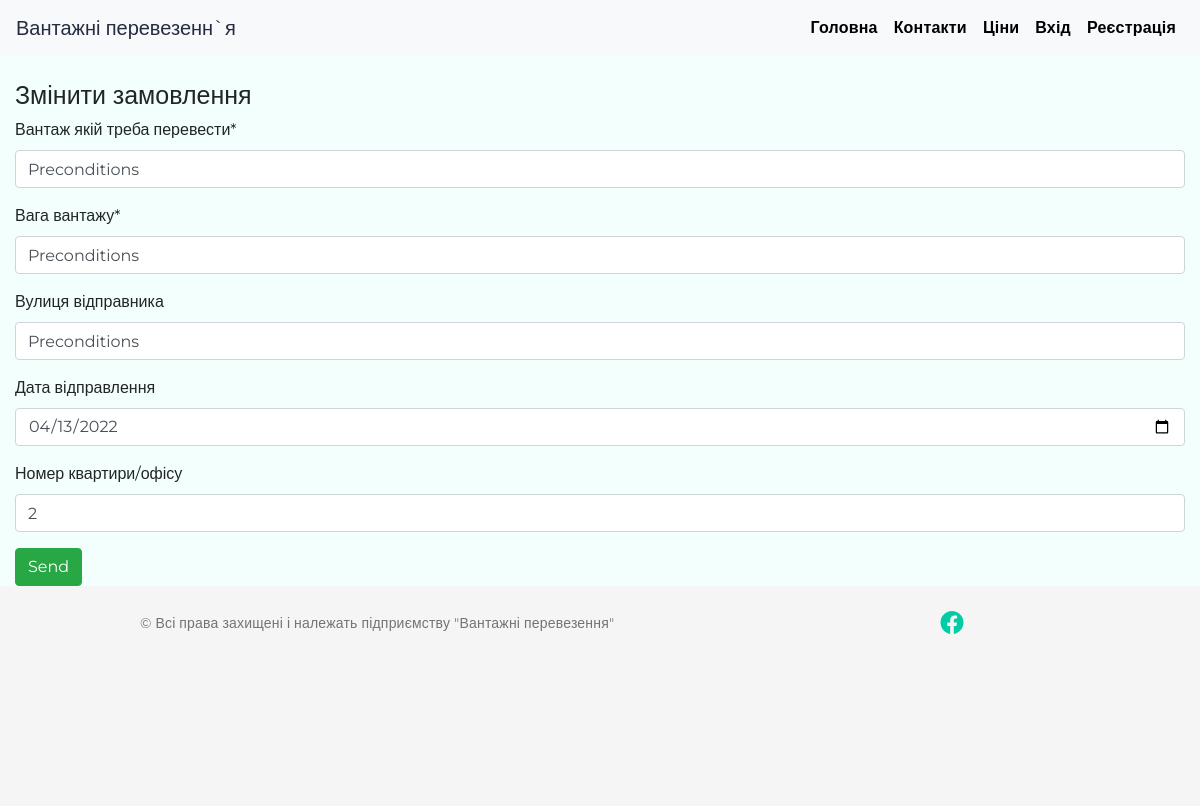
The page /orders/edit/1 on the database as committed earlier.
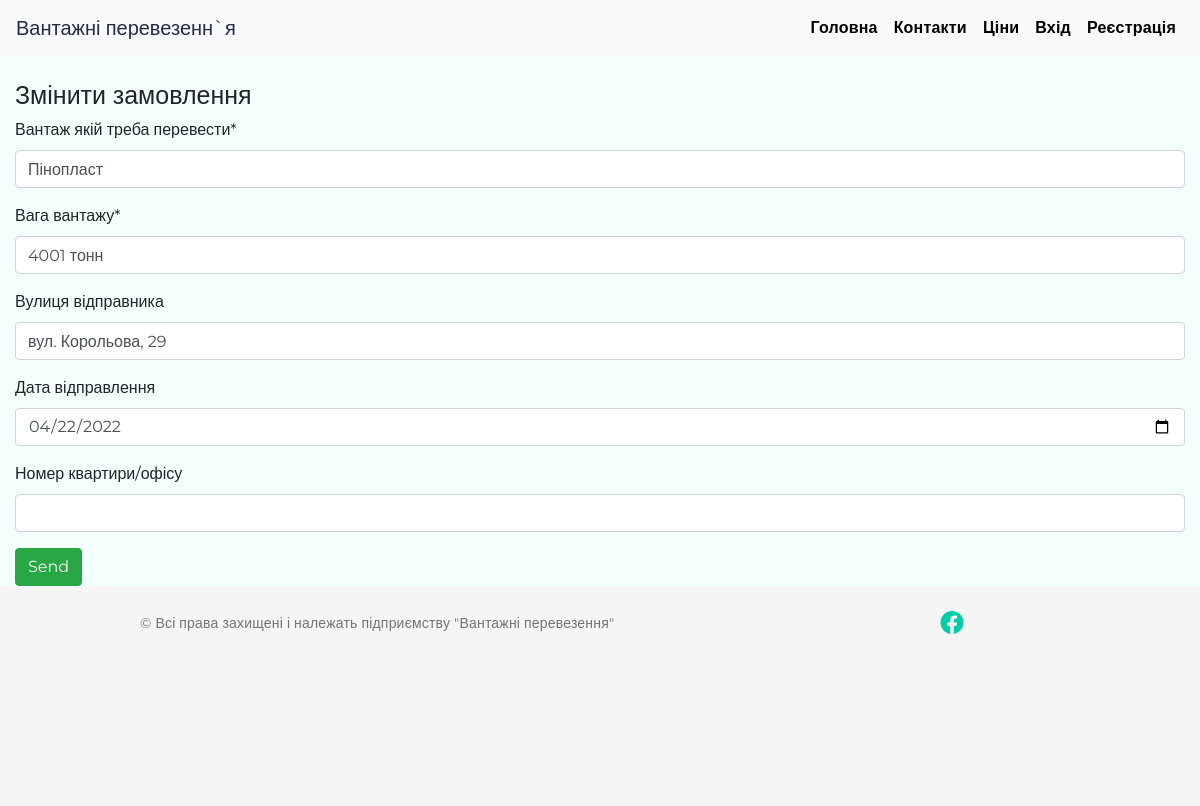
The same page on the database as committed later.
### app.py (models this page shows, shortened)
class Orders(db.Model):
    __tablename__ = "orders"
    id_orders = db.Column(db.Integer, primary_key = True)
    id_user= db.Column(db.Integer,db.ForeignKey('users.id_users'))
    cargo = db.Column(db.String(150))
    weight = db.Column(db.String(60))
    check_orders = db.Column(db.String(50),default = "В обробці")
    ts_orders = db.Column(db.DateTime,default = datetime.utcnow)
    city_sender= db.Column(db.Integer,db.ForeignKey('citys.id'))
    street_sender= db.Column(db.String(255))
    house_number = db.Column(db.Integer)
    date_senders = db.Column(db.Date)
    date_recipients = db.Column(db.Date)
    pay_method = db.Column(db.String(60))
    suma = db.Column(db.String(60),default ="__")
    user = db.relationship('Users', backref=db.backref("orders",overlaps ="citys,user",cascade="all, delete-orphan",lazy = "dynamic"),overlaps = "citys,users")
    city = db.relationship('Citys', backref=db.backref("orders", overlaps ="citys,users",cascade="all, delete-orphan",lazy = "dynamic"),overlaps = "citys,users")

### app.py (the view, shortened to what this page needs)
@app.route('/orders/edit/<int:id>',methods = ['GET', 'POST'])
def edit_order(id):
    order  = Orders.query.get_or_404(id)
    form = AddOrdersForm()
    form.city_sender.choices =  [(s.id,s.city) for s in Citys.query]
    form.cargo.data = order.cargo
    form.weight.data = order.weight
    form.city_sender.data = order.city
    form.street_sender.data = order.street_sender
    form.house_number.data = order.house_number
    form.date_senders.data = order.date_senders
    return render_template('edit_orders.html',form = form)

### app.py
class  AddOrdersForm(FlaskForm):
	  cargo = StringField("Вантаж якій треба перевести*",validators =[DataRequired()])
	  weight =  StringField("Вага вантажу*",validators =[DataRequired()])
	  city_sender = SelectField("Місто відправника(селище)",choices=[],validators = [DataRequired()])
	  street_sender =  StringField( "Вулиця відправника", validators = [DataRequired()],render_kw={"placeholder":"Вкажіть вулицю"}  )
	  house_number = StringField("Номер квартири/офісу")
	  date_senders = DateField("Дата відправлення",validators = [DataRequired()],format = '%Y-%m-%d')
	  pay_method = RadioField("Спосіб оплати", validators = [DataRequired()],choices=[('Карткою'),('Готівкою')])

### templates/edit_orders.html (shortened to what this page needs)
{% extends "base.html" %}
{% import 'bootstrap/wtf.html' as wtf %}
{% block body %}
        <div class=" col-12">
            <h1 class=" mt-4 ">Змінити замовлення</h1>
            <form method="post" action="">
                {{wtf.form_field(form.cargo)}}
                {{wtf.form_field(form.weight)}}
                {{wtf.form_field(form.street_sender)}}
                {{wtf.form_field(form.date_senders)}}
                {{wtf.form_field(form.house_number)}}
                <button type="submit" class="btn btn-success">Send</button>
            </form>
        </div>
        </div>
{% endblock %}

Rows that differ between the two databases and show on the page:
changed Orders: cargo "Preconditions" → "Пінопласт"; weight "Preconditions" → "4001 тонн"; street_sender "Preconditions" → "вул. Корольова, 29"; date_senders "04/13/2022" → "04/22/2022"; house_number "2" → (not shown)
